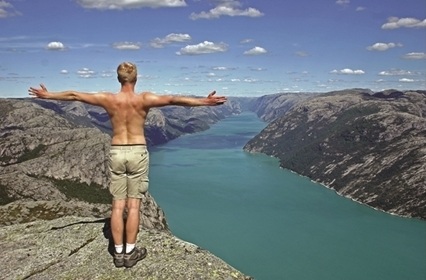
//> input picture code/build/pic1.jpg, 426 x 280 px
$ ./main ../build/pic1.jpg 100 100 out.png   (built with g++ and OpenCV 4)
//> lines starting //> are read from the running program, lines starting //| are printed output that depends on the picture
### code/src/sc.h
#ifndef SEAMCARVINGCOMP665156
#define SEAMCARVINGCOMP665156

#include <opencv2/opencv.hpp>

// the function you need to implement - by defaiult it calls seam_carving_trivial
bool seam_carving(cv::Mat& in_image, int new_width, int new_height, cv::Mat& out_image);


bool seam_carving_trivial(cv::Mat& in_image, int new_width, int new_height, cv::Mat& out_image);

bool reduce_horizontal_seam_trivial(cv::Mat& in_image, cv::Mat& out_image);


double CalculateEnergy(cv::Mat& in_image, int i,int j);

bool reduce_vertical_seam_trivial(cv::Mat& in_image, cv::Mat& out_image);


#endif

### code/src/sc.cpp
#include "sc.h"
#include <math.h>
#include <vector>
#include <memory>
using namespace cv;
using namespace std;


bool seam_carving(Mat& in_image, int new_width, int new_height, Mat& out_image){

    // some sanity checks
    // Check 1 -> new_width <= in_image.cols
    if(new_width>in_image.cols){
        cout<<"Invalid request!!! new_width has to be smaller than the current size!"<<endl;
        return false;
    }
    if(new_height>in_image.rows){
        cout<<"Invalid request!!! ne_height has to be smaller than the current size!"<<endl;
        return false;
    }

    if(new_width<=0){
        cout<<"Invalid request!!! new_width has to be positive!"<<endl;
        return false;
    }

    if(new_height<=0){
        cout<<"Invalid request!!! new_height has to be positive!"<<endl;
        return false;
    }

    Mat iimage = in_image.clone();
    Mat oimage = in_image.clone();
    while(iimage.rows!=new_height || iimage.cols!=new_width){

        // horizontal seam if needed
        if(iimage.rows>new_height){
            reduce_horizontal_seam_trivial(iimage, oimage);
            iimage = oimage.clone();
        }
        if(iimage.cols>new_width){
            reduce_vertical_seam_trivial(iimage, oimage);
            iimage = oimage.clone();
        }
    }
    out_image = oimage.clone();

    return true;
}

double CalculateEnergy(Mat& in_image,int i,int j)
{    Vec3b hx, hy , vx, vy;
     int rows = in_image.rows;
     int cols = in_image.cols;

    (i!=rows-1)? hx  = in_image.at<Vec3b>(i+1, j) : hx  = in_image.at<Vec3b>(0, j);
	(j!=cols-1)? hy  = in_image.at<Vec3b>(i, j+1) : hy  = in_image.at<Vec3b>(i, 0);
	(i!=0)? vx  = in_image.at<Vec3b>(i-1, j) : vx  = in_image.at<Vec3b>(rows-1, j);
    (j!=0)? vy  = in_image.at<Vec3b>(i, j-1) :  vy  = in_image.at<Vec3b>(i, cols-1);

	double xGradient = pow(hx[0] - vx[0],2) + pow(hx[1] - vx[1],2) + pow(hx[2] - vx[2],2);
	double yGradient = pow(hy[0] - vy[0],2) + pow(hy[1] - vy[1],2) + pow(hy[2] - vy[2],2);

	return xGradient + yGradient;
}

// vertical trivial seam is a seam through the center of the image
bool reduce_vertical_seam_trivial(Mat& in_image, Mat& out_image){
      Mat src;
	src = in_image.clone();
    // retrieve the dimensions of the new image
    int rows = in_image.rows;
    int cols = in_image.cols;
     GaussianBlur( src, src, Size(3,3), 0, 0, BORDER_DEFAULT );
  double  PE = 0;
   int  temp = 0,i,j;
    vector<vector<int> > TotalEnergy;
	TotalEnergy.resize(rows,vector<int>(cols));

    //filling up the  energy matrix
    for(i = 0; i < rows; i++){
        for( j = 0; j < cols; j++){
			PE = CalculateEnergy(src,i,j);
			  if(i==0)
            temp = 0;
           else  if (j == 0)
                temp = min(TotalEnergy[i-1][j+1], TotalEnergy[i-1][j]);
            else if (j == cols-1)
                temp = min(TotalEnergy[i-1][j-1], TotalEnergy[i-1][j]);
            else
                temp = min(TotalEnergy[i-1][j-1], min(TotalEnergy[i-1][j], TotalEnergy[i-1][j+1]));

            TotalEnergy[i][j] = PE + temp;
        }
    }
 int minEnergyPixel = TotalEnergy[rows-1][0], seam = 0;

 //Find optimal Vertical Seam
	for(j=1;j<cols;j++)
		  {  if (minEnergyPixel > TotalEnergy[rows-1][j])
			  {  minEnergyPixel = TotalEnergy[rows-1][j];
			     seam = j;
			  }
	  }

vector<int> verticalValues(rows);
	verticalValues[rows-1] = seam;
    //Backtracking and  storing that seam in the seam array
    for(i = rows-1; i>0; i--){
            if(seam ==0){
               if (TotalEnergy[i-1][seam] > TotalEnergy[i-1][seam+1])
				   seam++;
            }
            else if(seam  == rows-1)
			{
                (TotalEnergy[i-1][seam-1] < TotalEnergy[i-1][seam]) ? seam ++ : seam --;

				 }
            else if (TotalEnergy[i-1][seam-1] < TotalEnergy[i-1][seam] )
			{(TotalEnergy[i-1][seam-1] < TotalEnergy[i-1][seam+1]) ?  seam-- : seam ++;
				 }
                else {
					 (TotalEnergy[i-1][seam]> TotalEnergy[i-1][seam+1]) ? seam ++ : seam --;

				}

                   verticalValues[i-1] = seam;
            }

out_image.create(rows, cols-1, CV_8UC3);
int  u, v;
//taking pixels from input image and copying to output image
	    for(u = 0; u < rows; ++u){
		int x= verticalValues[u];
        for(v=0;v<x;++v)
		{
	       out_image.at<Vec3b>(u,v) = in_image.at<Vec3b>(u, v);
		}
		 for( v=x+1;v<cols;++v){

                out_image.at<Vec3b>(u,v-1) = in_image.at<Vec3b>(u, v);
            }
	}

    return true;
}


bool reduce_horizontal_seam_trivial(Mat& in_image, Mat& out_image){
     Mat src;
	src = in_image.clone();
	  GaussianBlur( src, src, Size(3,3), 0, 0, BORDER_DEFAULT );
    // retrieve the dimensions of the new image
    int rows = in_image.rows;
    int cols = in_image.cols;
    double  pixel = 0;

   int  temp = 0,i,j;
    vector<vector<int> > TotalEnergy;
	TotalEnergy.resize(rows,vector<int>(cols));

	    //Cumulative energy
    for(j=0;j<cols;++j)
     for(i=0;i<rows;++i){
       pixel = CalculateEnergy(src,i,j);
    	if(j==0)
			temp = 0;
		else if (i==0)
		    temp = min(TotalEnergy[i][j-1],TotalEnergy[i+1][j-1]);
		else if(i==rows-1)
            temp =  min(TotalEnergy[i-1][j-1],TotalEnergy[i][j-1]);
        else
            temp = min(min(TotalEnergy[i-1][j-1],TotalEnergy[i][j-1]),TotalEnergy[i+1][j-1]);

	    TotalEnergy[i][j] = pixel + temp;
	}
int minEnergyPixel = TotalEnergy[0][cols-1], seam = 0;
    //finding the column with the least cumulative energy and storing it as the last value of the seam array

    for(j=1;j<rows;j++)
		  {  if (minEnergyPixel > TotalEnergy[j][cols-1])
			  { minEnergyPixel = TotalEnergy[j][cols-1];
			    seam = j;
			  }
	  }

	vector<int> horizontalValues(cols); //X values for each Y
	horizontalValues[cols-1] = seam;
  //Backtracking and  storing that seam in the seam array
    for(int j = cols-1; j>0; j--){


            if(seam ==0){
                if(TotalEnergy[seam][j-1] > TotalEnergy[seam+1][j-1])
					seam ++;
            }
            else if(seam ==(rows-1)){
               (TotalEnergy[seam-1][j-1] < TotalEnergy[seam][j-1])  ? seam -- : seam ++;

            }
               else  if(TotalEnergy[seam-1][j-1] < TotalEnergy[seam][j-1])
             {
                 (TotalEnergy[seam-1][j-1] < TotalEnergy[seam+1][j-1]) ? seam -- :  seam ++;
            }
			else
		{   (TotalEnergy[seam][j-1] > TotalEnergy[seam+1][j-1]) ? seam++ : seam --;

		}
		horizontalValues[j-1] = seam;

    }


 // create an image slighly smaller
    out_image.create(rows-1, cols, CV_8UC3);
	int u,v;

	 //taking pixels from input image and copying to output image
	    for(v = 0; v < cols; ++v){
		int x= horizontalValues[v];
        for(u=0;u<x;++u)
		{
	       out_image.at<Vec3b>(u,v) = in_image.at<Vec3b>(u, v);
		}
		 for( u=x+1;u<rows;++u){

                out_image.at<Vec3b>(u-1,v) = in_image.at<Vec3b>(u, v);
            }
	}

    return true;
}

### code/src/main.cpp

#include <opencv2/opencv.hpp>

#include "sc.h"

using namespace cv;
using namespace std;

int main( int argc, char** argv )
{
    if(argc!=5){
        cout<<"Usage: ../sc input_image new_width new_height output_image"<<endl;
        return -1;
    }

    // Load the input image
    // the image should be a 3 channel image by default but we will double check that in teh seam_carving
    Mat in_image;
    in_image = imread(argv[1]/*, CV_LOAD_IMAGE_COLOR*/);
//> in_image is the input picture: 280 rows x 426 cols, CV_8UC3; mean B, G, R 129, 121.3, 109.9

    if(!in_image.data)
    {
        cout<<"Could not load input image!!!"<<endl;
        return -1;
    }

    if(in_image.channels()!=3){
        cout<<"Image does not have 3 channels!!! "<<in_image.depth()<<endl;
        return -1;
    }

    // get the new dimensions from the argument list
    int new_width = atoi(argv[2]);
//> new_width = 100
    int new_height = atoi(argv[3]);
//> new_height = 100

    // the output image
    Mat out_image;

    if(!seam_carving(in_image, new_width, new_height, out_image)){
        return -1;
    }
//> the loop in seam_carving, `while(iimage.rows!=new_height || iimage.cols!=new_width)` made 326 passes
//> pass 1, in seam_carving, `reduce_horizontal_seam_trivial(iimage, oimage);`:
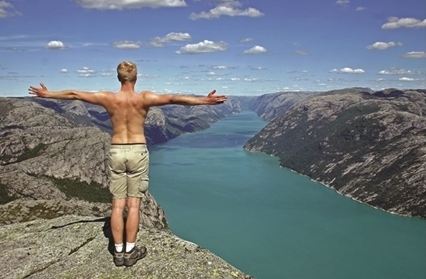
//> oimage: 279 rows x 426 cols, CV_8UC3; mean B, G, R 128.9, 121.3, 109.9
//> after the loop in seam_carving, `while(iimage.rows!=new_height || iimage.cols!=new_width)`:
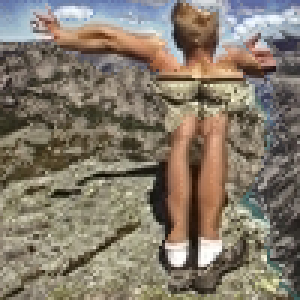
//> iimage: 100 rows x 100 cols, CV_8UC3 (shown 3 times larger); mean B, G, R 107.3, 122, 132.2

    // write it on disk
    imwrite( argv[4], out_image);

    // also display them both

    namedWindow( "Original image", WINDOW_AUTOSIZE );
    namedWindow( "Seam Carved Image", WINDOW_AUTOSIZE );
    imshow( "Original image", in_image );
    imshow( "Seam Carved Image", out_image );
    waitKey(0);
    return 0;
}
